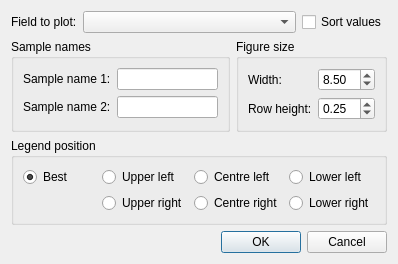
<?xml version="1.0" encoding="UTF-8"?>
<ui version="4.0">
 <class>BarConfigDialog</class>
 <widget class="QDialog" name="BarConfigDialog">
  <property name="geometry">
   <rect>
    <x>0</x>
    <y>0</y>
    <width>398</width>
    <height>241</height>
   </rect>
  </property>
  <property name="sizePolicy">
   <sizepolicy hsizetype="Fixed" vsizetype="Fixed">
    <horstretch>0</horstretch>
    <verstretch>0</verstretch>
   </sizepolicy>
  </property>
  <property name="windowTitle">
   <string>Configure plot</string>
  </property>
  <property name="windowIcon">
   <iconset>
    <normaloff>../../../../../icons/programIcon.png</normaloff>../../../../../icons/programIcon.png</iconset>
  </property>
  <layout class="QVBoxLayout" name="verticalLayout_4">
   <item>
    <layout class="QHBoxLayout" name="horizontalLayout">
     <item>
      <widget class="QLabel" name="lblFieldToPlot">
       <property name="text">
        <string>Field to plot:</string>
       </property>
      </widget>
     </item>
     <item>
      <widget class="QComboBox" name="cboFieldToPlot">
       <property name="sizePolicy">
        <sizepolicy hsizetype="Preferred" vsizetype="Fixed">
         <horstretch>1</horstretch>
         <verstretch>0</verstretch>
        </sizepolicy>
       </property>
      </widget>
     </item>
     <item>
      <widget class="QCheckBox" name="chkSort">
       <property name="text">
        <string>Sort values</string>
       </property>
      </widget>
     </item>
    </layout>
   </item>
   <item>
    <layout class="QHBoxLayout" name="horizontalLayout_2">
     <item>
      <widget class="QGroupBox" name="groupBox_2">
       <property name="title">
        <string>Sample names</string>
       </property>
       <layout class="QVBoxLayout" name="verticalLayout_2">
        <item>
         <layout class="QFormLayout" name="formLayout">
          <item row="0" column="0">
           <widget class="QLabel" name="lblSampleName1">
            <property name="text">
             <string>Sample name 1:</string>
            </property>
           </widget>
          </item>
          <item row="0" column="1">
           <widget class="QLineEdit" name="txtSampleName1"/>
          </item>
          <item row="1" column="0">
           <widget class="QLabel" name="lblSampleName2">
            <property name="text">
             <string>Sample name 2:</string>
            </property>
           </widget>
          </item>
          <item row="1" column="1">
           <widget class="QLineEdit" name="txtSampleName2"/>
          </item>
         </layout>
        </item>
       </layout>
      </widget>
     </item>
     <item>
      <widget class="QGroupBox" name="groupBox_3">
       <property name="title">
        <string>Figure size</string>
       </property>
       <layout class="QVBoxLayout" name="verticalLayout_3">
        <item>
         <layout class="QFormLayout" name="formLayout_2">
          <item row="0" column="0">
           <widget class="QLabel" name="lblFigureWidth">
            <property name="text">
             <string>Width:</string>
            </property>
           </widget>
          </item>
          <item row="0" column="1">
           <widget class="QDoubleSpinBox" name="spinFigWidth">
            <property name="decimals">
             <number>2</number>
            </property>
            <property name="minimum">
             <double>2.000000000000000</double>
            </property>
            <property name="maximum">
             <double>20.000000000000000</double>
            </property>
            <property name="singleStep">
             <double>0.500000000000000</double>
            </property>
            <property name="value">
             <double>8.500000000000000</double>
            </property>
           </widget>
          </item>
          <item row="1" column="0">
           <widget class="QLabel" name="lblFigureHeight">
            <property name="text">
             <string>Row height:</string>
            </property>
           </widget>
          </item>
          <item row="1" column="1">
           <widget class="QDoubleSpinBox" name="spinFigRowHeight">
            <property name="minimum">
             <double>0.100000000000000</double>
            </property>
            <property name="maximum">
             <double>1.000000000000000</double>
            </property>
            <property name="singleStep">
             <double>0.050000000000000</double>
            </property>
            <property name="value">
             <double>0.250000000000000</double>
            </property>
           </widget>
          </item>
         </layout>
        </item>
       </layout>
      </widget>
     </item>
    </layout>
   </item>
   <item>
    <widget class="QGroupBox" name="groupBox">
     <property name="title">
      <string>Legend position</string>
     </property>
     <layout class="QVBoxLayout" name="verticalLayout">
      <item>
       <layout class="QGridLayout" name="gridLayout">
        <item row="0" column="0">
         <widget class="QRadioButton" name="radioLegendPosBest">
          <property name="text">
           <string>Best</string>
          </property>
          <property name="checked">
           <bool>true</bool>
          </property>
         </widget>
        </item>
        <item row="0" column="1">
         <widget class="QRadioButton" name="radioLegendPosUpperLeft">
          <property name="text">
           <string>Upper left</string>
          </property>
         </widget>
        </item>
        <item row="0" column="2">
         <widget class="QRadioButton" name="radioLegendPosCentreLeft">
          <property name="text">
           <string>Centre left</string>
          </property>
         </widget>
        </item>
        <item row="0" column="3">
         <widget class="QRadioButton" name="radioLegendPosLowerLeft">
          <property name="text">
           <string>Lower left</string>
          </property>
          <property name="checked">
           <bool>false</bool>
          </property>
         </widget>
        </item>
        <item row="1" column="1">
         <widget class="QRadioButton" name="radioLegendPosUpperRight">
          <property name="text">
           <string>Upper right</string>
          </property>
         </widget>
        </item>
        <item row="1" column="2">
         <widget class="QRadioButton" name="radioLegendPosCentreRight">
          <property name="text">
           <string>Centre right</string>
          </property>
         </widget>
        </item>
        <item row="1" column="3">
         <widget class="QRadioButton" name="radioLegendPosLowerRight">
          <property name="text">
           <string>Lower right</string>
          </property>
         </widget>
        </item>
       </layout>
      </item>
     </layout>
    </widget>
   </item>
   <item>
    <layout class="QHBoxLayout" name="horizontalLayout_3">
     <item>
      <spacer name="horizontalSpacer">
       <property name="orientation">
        <enum>Qt::Horizontal</enum>
       </property>
       <property name="sizeHint" stdset="0">
        <size>
         <width>100</width>
         <height>20</height>
        </size>
       </property>
      </spacer>
     </item>
     <item>
      <widget class="QDialogButtonBox" name="buttonBox">
       <property name="orientation">
        <enum>Qt::Horizontal</enum>
       </property>
       <property name="standardButtons">
        <set>QDialogButtonBox::Cancel|QDialogButtonBox::Ok</set>
       </property>
       <property name="centerButtons">
        <bool>false</bool>
       </property>
      </widget>
     </item>
    </layout>
   </item>
  </layout>
 </widget>
 <resources/>
 <connections>
  <connection>
   <sender>buttonBox</sender>
   <signal>accepted()</signal>
   <receiver>BarConfigDialog</receiver>
   <slot>accept()</slot>
   <hints>
    <hint type="sourcelabel">
     <x>248</x>
     <y>254</y>
    </hint>
    <hint type="destinationlabel">
     <x>157</x>
     <y>274</y>
    </hint>
   </hints>
  </connection>
  <connection>
   <sender>buttonBox</sender>
   <signal>rejected()</signal>
   <receiver>BarConfigDialog</receiver>
   <slot>reject()</slot>
   <hints>
    <hint type="sourcelabel">
     <x>316</x>
     <y>260</y>
    </hint>
    <hint type="destinationlabel">
     <x>286</x>
     <y>274</y>
    </hint>
   </hints>
  </connection>
 </connections>
 <designerdata>
  <property name="gridDeltaX">
   <number>10</number>
  </property>
  <property name="gridDeltaY">
   <number>10</number>
  </property>
  <property name="gridSnapX">
   <bool>true</bool>
  </property>
  <property name="gridSnapY">
   <bool>true</bool>
  </property>
  <property name="gridVisible">
   <bool>true</bool>
  </property>
 </designerdata>
</ui>
